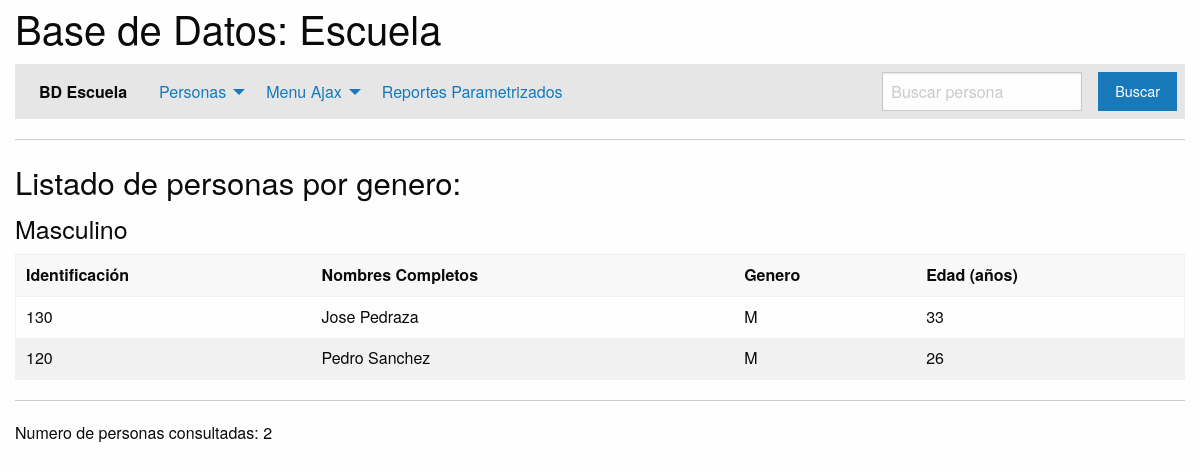
Screenshot of /consultar2.php?lstgen=M with the database file from the repository.
### tables this page shows
CREATE TABLE `personas` (
  `ideper` int(10) NOT NULL,
  `nomper` varchar(50) NOT NULL,
  `genper` varchar(1) NOT NULL,
  `edaper` int(2) NOT NULL
);

### consultar2.php (the view, shortened to what this page needs)
<head>
  <link rel="stylesheet" href="css/foundation.css">
  <link rel="stylesheet" href="css/app.css">
</head>
<body>
  <div class="grid-container">
        <?php include('dibuja_menu.php'); ?>
        <h3>Listado de personas por genero:</h3>
        <?php
            $gen = $_GET["lstgen"];
            if ($gen == "M") echo "<h4>Masculino</h4>";
            else echo "<h4>Femenino</h4>";
        ?>
        <table>
            <thead>
                <th>Identificación </th>
                <th>Nombres Completos </th>
                <th>Genero </th>
                <th>Edad (años)</th>
            </thead>
            <tbody>
                <?php
                    $bd  = conectar();
                    $sql = "select * from personas  where genper='$gen' order by nomper";
                    $res = mysqli_query($bd,$sql);
                    $i=0;
                    while ($arr = mysqli_fetch_array($res)){
                        echo "<tr>";
                        echo "<td>" . $arr[0] . "</td>";
                        echo "<td>" . $arr[1] . "</td>";
                        echo "<td>" . $arr[2] . "</td>";
                        echo "<td>" . $arr[3] . "</td>";
                        echo "</tr>";
                        $i++;
                    }
                ?>
            </tbody>
        </table>
        <hr>
        <?php  echo "Numero de personas consultadas: $i" ?>
    </div>
</body>
</html>

### rows the page displays
personas: ideper "130", nomper "Jose Pedraza", genper "M", edaper "33"
personas: ideper "120", nomper "Pedro Sanchez", genper "M", edaper "26"

### other values shown
$i "2"
